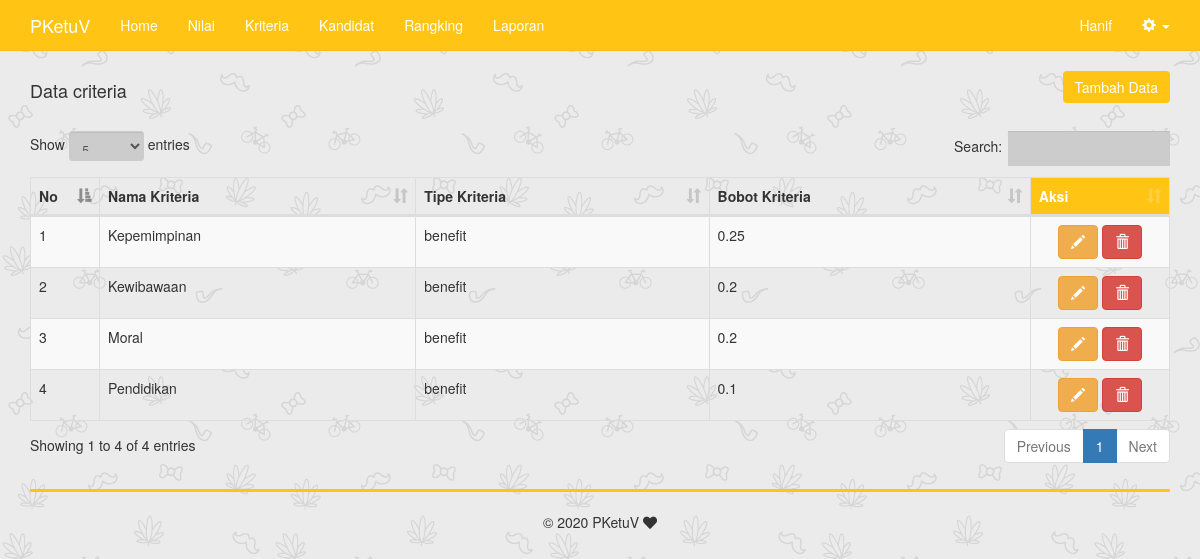
The app's page /criteria.php (signed in) with its own data.
### tables this page shows
CREATE TABLE `criteria` (
  `id_kriteria` int(11) NOT NULL,
  `nama_kriteria` varchar(255) NOT NULL,
  `tipe_kriteria` varchar(10) NOT NULL,
  `bobot_kriteria` double NOT NULL
);

### includes/criteria.inc.php (called while the page is built, shortened)
<?php
class criteria{
	private $conn;
	private $table_name = "criteria";
	public function __construct($db){
		$this->conn = $db;
	}
	function readAll(){
		$query = "SELECT * FROM ".$this->table_name." ORDER BY id_kriteria ASC";
		$stmt = $this->conn->prepare( $query );
		$stmt->execute();
		return $stmt;
	}
}
?>

### criteria.php (the view)
<?php
include_once 'header.php';
if (isset($_SESSION['role'])) {
    if ($_SESSION['role'] != base64_encode('Admin')) { ?>
        <div class="container">
            <div class="text-center">Halaman ini hanya untuk hak akses Admin saja!</div>
        </div>
    <?php } else {
include_once 'includes/criteria.inc.php';
$pro = new criteria($db);
$stmt = $pro->readAll();
?>
	<div class="row">
		<div class="col-md-6 text-left">
			<h4>Data criteria</h4>
		</div>
		<div class="col-md-6 text-right">
			<button onclick="location.href='criteria-baru.php'" class="btn btn-primary" id="btn-tambah">Tambah Data</button>
		</div>
	</div>
	<br/>
	<table width="100%" class="table table-striped table-bordered" id="tabeldata">
        <thead>
            <tr>
                <th width="30px">No</th>
                <th>Nama Kriteria</th>
                <th>Tipe Kriteria</th>
                <th>Bobot Kriteria</th>
                <th width="100px" id="bg-hasil">Aksi</th>
            </tr>
        </thead>
        <tbody>
<?php
$no=1;
while ($row = $stmt->fetch(PDO::FETCH_ASSOC)){
?>
            <tr>
                <td><?php echo $no++ ?></td>
                <td><?php echo $row['nama_kriteria'] ?></td>
                <td><?php echo $row['tipe_kriteria'] ?></td>
                <td><?php echo $row['bobot_kriteria'] ?></td>
                <td class="text-center">
					<a href="criteria-ubah.php?id=<?php echo $row['id_kriteria'] ?>" class="btn btn-warning"><span class="glyphicon glyphicon-pencil" aria-hidden="true"></span></a>
					<a href="criteria-hapus.php?id=<?php echo $row['id_kriteria'] ?>" onclick="return confirm('Yakin ingin menghapus data')" class="btn btn-danger"><span class="glyphicon glyphicon-trash" aria-hidden="true"></span></a>
			    </td>
            </tr>
<?php
}
?>
        </tbody>
    </table>
<?php
include_once 'footer.php';
    }
}
?>

### css/custom.css (style rules this page uses)
#bg-hasil { background: #ffc414;color: white; }
#btn-tambah { background: #ffc414;color: white;border: none; }
a { color: inherit; }

### records on screen
criteria: nama_kriteria "Kepemimpinan", tipe_kriteria "benefit", bobot_kriteria "0.25"
criteria: nama_kriteria "Kewibawaan", tipe_kriteria "benefit", bobot_kriteria "0.2"
criteria: nama_kriteria "Moral", tipe_kriteria "benefit", bobot_kriteria "0.2"
criteria: nama_kriteria "Pendidikan", tipe_kriteria "benefit", bobot_kriteria "0.1"

### other values on screen
$config->title "PKetuV"
$_SESSION['nama_lengkap'] "Hanif"
